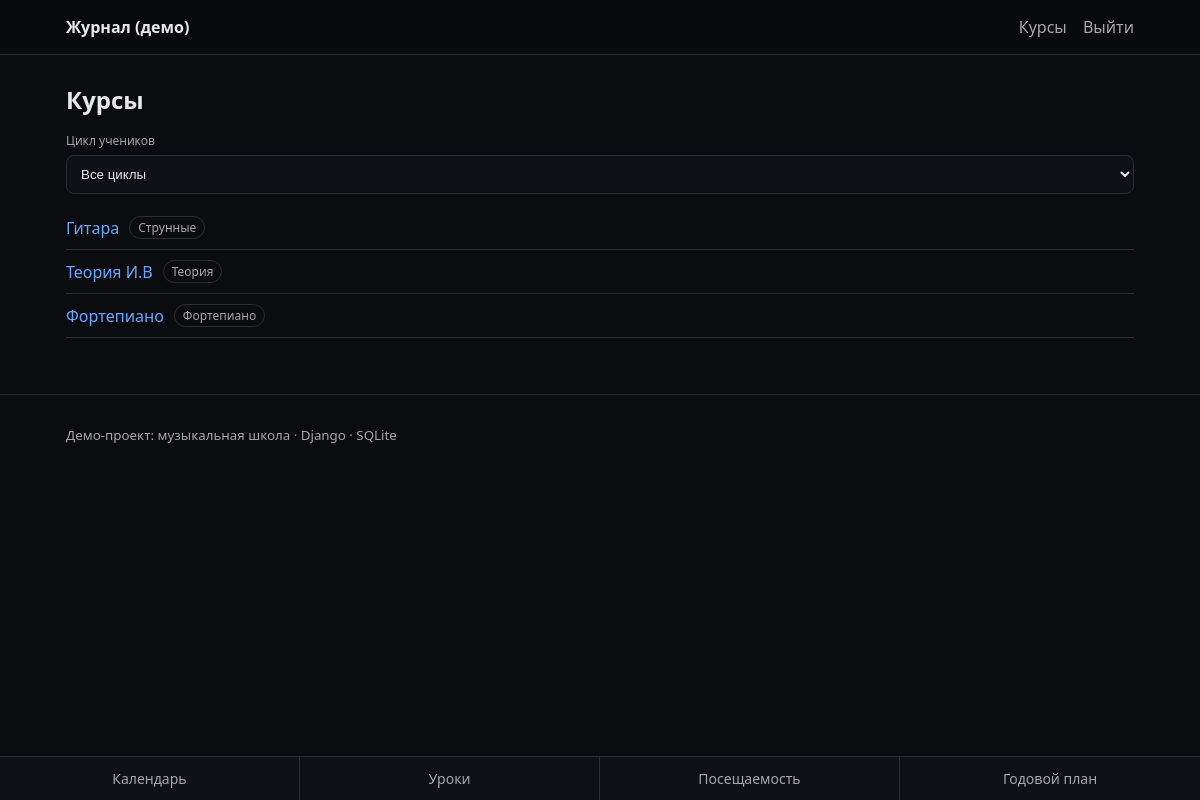
The app's page /courses/ (signed in) with its own data.
### apps/school/models.py (models this page shows, shortened)
class Course(models.Model):
    name = models.CharField(max_length=200)
    course_type = models.ForeignKey(CourseType, on_delete=models.PROTECT, related_name="courses")
    teacher = models.ForeignKey(
        settings.AUTH_USER_MODEL,
        on_delete=models.SET_NULL,
        null=True,
        blank=True,
        related_name="teaching_courses",
    )

class CourseType(models.Model):
    name = models.CharField(max_length=120, unique=True)
    class Meta:
        ordering = ("name",)

### apps/school/views.py (the view, shortened to what this page needs)
# urls.py: path("courses/", course_list, name="course_list"),
@login_required
def course_list(request):
    profile = request.user.profile
    student_id = request.GET.get("student")
    cycle = request.GET.get("cycle") or ""
    if profile.role == Profile.Role.ADMIN:
        courses = Course.objects.all()
        if cycle:
            courses = courses.filter(enrollments__student__profile__cycle=cycle).distinct()
        courses = courses.order_by("name")
        return render(
            request,
            "school/course_list.html",
            {"courses": courses, "mode": "admin", "student": None, "cycle": cycle, "cycle_options": Profile.Cycle.choices},
        )
    return HttpResponseForbidden("Доступ запрещён.")

### templates/school/course_list.html (shortened to what this page needs)
{% extends "base.html" %}
{% block content %}
  <h1>Курсы</h1>
  {% if mode == "parent_pick" %}
    <p>Выберите ребёнка:</p>
    {% if children_links %}
      <ul class="list">
        {% for link in children_links %}
          <li>
            <span>{{ link.child.username }}</span>
            <a class="muted" href="/courses/?student={{ link.child.id }}">Открыть курсы</a>
          </li>
        {% endfor %}
      </ul>
    {% else %}
      <p class="muted">Нет детей.</p>
    {% endif %}
  {% else %}
    {% if mode == "teacher" or mode == "admin" %}
      <form method="get" class="form-row" style="margin: 12px 0;">
        <label class="muted small" for="cycle">Цикл учеников</label>
        <select id="cycle" name="cycle" class="input" onchange="this.form.submit()">
          <option value="">Все циклы</option>
        </select>
      </form>
    {% endif %}
    {% if courses %}
      <ul class="list">
        {% for c in courses %}
          <li>
            <a href="/courses/{{ c.id }}/{% if mode == 'parent_child' %}?student={{ student.id }}{% endif %}">{{ c.name }}</a>
            <span class="tag">{{ c.course_type.name }}</span>
          </li>
        {% endfor %}
      </ul>
    {% else %}
      <p class="muted">Курсов нет.</p>
    {% endif %}
  {% endif %}
{% endblock %}

### static/css/main.css (style rules this page uses)
:root { --bg: #0b0c10; --panel: #111318; --text: #e8e8ea; --muted: #a6a6ad; --border: #2a2d36; --accent: #6aa8ff; --error: #ff6a6a; --ok: #7dff9b; }
* { box-sizing: border-box; }
body { margin: 0; font-family: system-ui, -apple-system, Segoe UI, Roboto, Arial, sans-serif; background: var(--bg); color: var(--text); }
a { color: var(--accent); text-decoration: none; }
h1 { font-size: 24px; margin: 12px 0 16px; }
.form-row { display: grid; gap: 6px; }
label { color: var(--muted); font-size: 14px; }
.input, input, textarea, select { width: 100%; padding: 10px 10px; border-radius: 8px; border: 1px solid var(--border); background: #0f1116; color: var(--text); outline: none; }
.muted { color: var(--muted); }
.small { font-size: 12px; }
.list { list-style: none; padding: 0; margin: 0; }
.list li { padding: 10px 0; border-bottom: 1px solid var(--border); display: flex; gap: 10px; align-items: center; flex-wrap: wrap; }
.tag { display: inline-block; padding: 2px 8px; border-radius: 999px; border: 1px solid var(--border); color: var(--muted); font-size: 12px; }
body { padding-bottom: 64px; }

### records on screen
Course: name "Гитара", course_type.name "Струнные"
Course: name "Теория И.В", course_type.name "Теория"
Course: name "Фортепиано", course_type.name "Фортепиано"
